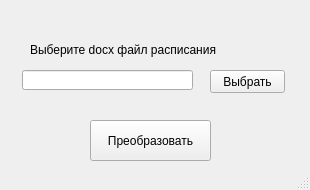
<?xml version="1.0" encoding="UTF-8"?>
<ui version="4.0">
 <class>MainWindow</class>
 <widget class="QMainWindow" name="MainWindow">
  <property name="geometry">
   <rect>
    <x>0</x>
    <y>0</y>
    <width>310</width>
    <height>190</height>
   </rect>
  </property>
  <property name="windowTitle">
   <string>Конвертер расписания</string>
  </property>
  <widget class="QWidget" name="centralwidget">
   <widget class="QPushButton" name="pickButton">
    <property name="geometry">
     <rect>
      <x>210</x>
      <y>70</y>
      <width>75</width>
      <height>23</height>
     </rect>
    </property>
    <property name="text">
     <string>Выбрать</string>
    </property>
   </widget>
   <widget class="QLineEdit" name="lineEdit">
    <property name="geometry">
     <rect>
      <x>22</x>
      <y>70</y>
      <width>171</width>
      <height>20</height>
     </rect>
    </property>
    <property name="readOnly">
     <bool>true</bool>
    </property>
   </widget>
   <widget class="QLabel" name="label">
    <property name="geometry">
     <rect>
      <x>30</x>
      <y>40</y>
      <width>211</width>
      <height>20</height>
     </rect>
    </property>
    <property name="text">
     <string>Выберите docx файл расписания</string>
    </property>
   </widget>
   <widget class="QPushButton" name="convertButton">
    <property name="geometry">
     <rect>
      <x>90</x>
      <y>120</y>
      <width>121</width>
      <height>41</height>
     </rect>
    </property>
    <property name="text">
     <string>Преобразовать</string>
    </property>
   </widget>
  </widget>
  <widget class="QStatusBar" name="statusbar"/>
 </widget>
 <resources/>
 <connections/>
</ui>
